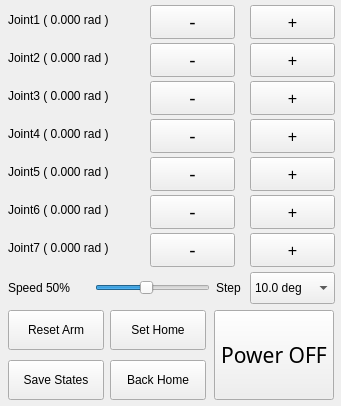
<?xml version="1.0" encoding="UTF-8"?>
<ui version="4.0">
 <class>Form</class>
 <widget class="QWidget" name="Form">
  <property name="geometry">
   <rect>
    <x>0</x>
    <y>0</y>
    <width>341</width>
    <height>406</height>
   </rect>
  </property>
  <property name="minimumSize">
   <size>
    <width>324</width>
    <height>356</height>
   </size>
  </property>
  <property name="maximumSize">
   <size>
    <width>500</width>
    <height>500</height>
   </size>
  </property>
  <property name="cursor">
   <cursorShape>ArrowCursor</cursorShape>
  </property>
  <property name="windowTitle">
   <string>Mantra HMI</string>
  </property>
  <property name="autoFillBackground">
   <bool>false</bool>
  </property>
  <widget class="QPushButton" name="pushButton7_2">
   <property name="geometry">
    <rect>
     <x>250</x>
     <y>233</y>
     <width>85</width>
     <height>34</height>
    </rect>
   </property>
   <property name="font">
    <font>
     <family>Ubuntu</family>
     <pointsize>12</pointsize>
     <weight>50</weight>
     <italic>false</italic>
     <bold>false</bold>
    </font>
   </property>
   <property name="cursor">
    <cursorShape>PointingHandCursor</cursorShape>
   </property>
   <property name="text">
    <string>+</string>
   </property>
  </widget>
  <widget class="QPushButton" name="pushButton2_2">
   <property name="geometry">
    <rect>
     <x>250</x>
     <y>43</y>
     <width>85</width>
     <height>34</height>
    </rect>
   </property>
   <property name="font">
    <font>
     <family>Ubuntu</family>
     <pointsize>12</pointsize>
     <weight>50</weight>
     <italic>false</italic>
     <bold>false</bold>
    </font>
   </property>
   <property name="cursor">
    <cursorShape>PointingHandCursor</cursorShape>
   </property>
   <property name="text">
    <string>+</string>
   </property>
  </widget>
  <widget class="QLabel" name="label_6">
   <property name="geometry">
    <rect>
     <x>8</x>
     <y>194</y>
     <width>130</width>
     <height>32</height>
    </rect>
   </property>
   <property name="text">
    <string>Joint6 ( 0.000 rad )</string>
   </property>
  </widget>
  <widget class="QPushButton" name="pushButton1_1">
   <property name="geometry">
    <rect>
     <x>150</x>
     <y>5</y>
     <width>85</width>
     <height>34</height>
    </rect>
   </property>
   <property name="font">
    <font>
     <family>Ubuntu</family>
     <pointsize>14</pointsize>
     <weight>50</weight>
     <italic>false</italic>
     <bold>false</bold>
    </font>
   </property>
   <property name="cursor">
    <cursorShape>PointingHandCursor</cursorShape>
   </property>
   <property name="text">
    <string>-</string>
   </property>
  </widget>
  <widget class="QPushButton" name="pushButton3_1">
   <property name="geometry">
    <rect>
     <x>150</x>
     <y>81</y>
     <width>85</width>
     <height>34</height>
    </rect>
   </property>
   <property name="font">
    <font>
     <family>Ubuntu</family>
     <pointsize>14</pointsize>
     <weight>50</weight>
     <italic>false</italic>
     <bold>false</bold>
    </font>
   </property>
   <property name="cursor">
    <cursorShape>PointingHandCursor</cursorShape>
   </property>
   <property name="text">
    <string>-</string>
   </property>
  </widget>
  <widget class="QPushButton" name="pushButton6_2">
   <property name="geometry">
    <rect>
     <x>250</x>
     <y>195</y>
     <width>85</width>
     <height>34</height>
    </rect>
   </property>
   <property name="font">
    <font>
     <family>Ubuntu</family>
     <pointsize>12</pointsize>
     <weight>50</weight>
     <italic>false</italic>
     <bold>false</bold>
    </font>
   </property>
   <property name="cursor">
    <cursorShape>PointingHandCursor</cursorShape>
   </property>
   <property name="text">
    <string>+</string>
   </property>
  </widget>
  <widget class="QPushButton" name="pushButton2_1">
   <property name="geometry">
    <rect>
     <x>150</x>
     <y>43</y>
     <width>85</width>
     <height>34</height>
    </rect>
   </property>
   <property name="font">
    <font>
     <family>Ubuntu</family>
     <pointsize>14</pointsize>
     <weight>50</weight>
     <italic>false</italic>
     <bold>false</bold>
    </font>
   </property>
   <property name="cursor">
    <cursorShape>PointingHandCursor</cursorShape>
   </property>
   <property name="text">
    <string>-</string>
   </property>
  </widget>
  <widget class="QPushButton" name="pushButton7_1">
   <property name="geometry">
    <rect>
     <x>150</x>
     <y>233</y>
     <width>85</width>
     <height>34</height>
    </rect>
   </property>
   <property name="font">
    <font>
     <family>Ubuntu</family>
     <pointsize>14</pointsize>
     <weight>50</weight>
     <italic>false</italic>
     <bold>false</bold>
    </font>
   </property>
   <property name="cursor">
    <cursorShape>PointingHandCursor</cursorShape>
   </property>
   <property name="text">
    <string>-</string>
   </property>
  </widget>
  <widget class="QLabel" name="label_5">
   <property name="geometry">
    <rect>
     <x>8</x>
     <y>156</y>
     <width>130</width>
     <height>32</height>
    </rect>
   </property>
   <property name="text">
    <string>Joint5 ( 0.000 rad )</string>
   </property>
  </widget>
  <widget class="QLabel" name="label_2">
   <property name="geometry">
    <rect>
     <x>8</x>
     <y>42</y>
     <width>130</width>
     <height>32</height>
    </rect>
   </property>
   <property name="text">
    <string>Joint2 ( 0.000 rad )</string>
   </property>
  </widget>
  <widget class="QPushButton" name="pushButton3_2">
   <property name="geometry">
    <rect>
     <x>250</x>
     <y>81</y>
     <width>85</width>
     <height>34</height>
    </rect>
   </property>
   <property name="font">
    <font>
     <family>Ubuntu</family>
     <pointsize>12</pointsize>
     <weight>50</weight>
     <italic>false</italic>
     <bold>false</bold>
    </font>
   </property>
   <property name="cursor">
    <cursorShape>PointingHandCursor</cursorShape>
   </property>
   <property name="text">
    <string>+</string>
   </property>
  </widget>
  <widget class="QLabel" name="label_4">
   <property name="geometry">
    <rect>
     <x>8</x>
     <y>118</y>
     <width>130</width>
     <height>32</height>
    </rect>
   </property>
   <property name="text">
    <string>Joint4 ( 0.000 rad )</string>
   </property>
  </widget>
  <widget class="QLabel" name="label_1">
   <property name="geometry">
    <rect>
     <x>8</x>
     <y>4</y>
     <width>130</width>
     <height>32</height>
    </rect>
   </property>
   <property name="text">
    <string>Joint1 ( 0.000 rad )</string>
   </property>
  </widget>
  <widget class="QPushButton" name="pushButton6_1">
   <property name="geometry">
    <rect>
     <x>150</x>
     <y>195</y>
     <width>85</width>
     <height>34</height>
    </rect>
   </property>
   <property name="font">
    <font>
     <family>Ubuntu</family>
     <pointsize>14</pointsize>
     <weight>50</weight>
     <italic>false</italic>
     <bold>false</bold>
    </font>
   </property>
   <property name="cursor">
    <cursorShape>PointingHandCursor</cursorShape>
   </property>
   <property name="text">
    <string>-</string>
   </property>
  </widget>
  <widget class="QPushButton" name="pushButton5_2">
   <property name="geometry">
    <rect>
     <x>250</x>
     <y>157</y>
     <width>85</width>
     <height>34</height>
    </rect>
   </property>
   <property name="font">
    <font>
     <family>Ubuntu</family>
     <pointsize>12</pointsize>
     <weight>50</weight>
     <italic>false</italic>
     <bold>false</bold>
    </font>
   </property>
   <property name="cursor">
    <cursorShape>PointingHandCursor</cursorShape>
   </property>
   <property name="text">
    <string>+</string>
   </property>
  </widget>
  <widget class="QPushButton" name="pushButton4_2">
   <property name="geometry">
    <rect>
     <x>250</x>
     <y>119</y>
     <width>85</width>
     <height>34</height>
    </rect>
   </property>
   <property name="font">
    <font>
     <family>Ubuntu</family>
     <pointsize>12</pointsize>
     <weight>50</weight>
     <italic>false</italic>
     <bold>false</bold>
    </font>
   </property>
   <property name="cursor">
    <cursorShape>PointingHandCursor</cursorShape>
   </property>
   <property name="text">
    <string>+</string>
   </property>
  </widget>
  <widget class="QLabel" name="label_3">
   <property name="geometry">
    <rect>
     <x>8</x>
     <y>80</y>
     <width>130</width>
     <height>32</height>
    </rect>
   </property>
   <property name="text">
    <string>Joint3 ( 0.000 rad )</string>
   </property>
  </widget>
  <widget class="QPushButton" name="pushButton5_1">
   <property name="geometry">
    <rect>
     <x>150</x>
     <y>157</y>
     <width>85</width>
     <height>34</height>
    </rect>
   </property>
   <property name="font">
    <font>
     <family>Ubuntu</family>
     <pointsize>14</pointsize>
     <weight>50</weight>
     <italic>false</italic>
     <bold>false</bold>
    </font>
   </property>
   <property name="cursor">
    <cursorShape>PointingHandCursor</cursorShape>
   </property>
   <property name="text">
    <string>-</string>
   </property>
  </widget>
  <widget class="QPushButton" name="pushButton1_2">
   <property name="geometry">
    <rect>
     <x>250</x>
     <y>5</y>
     <width>85</width>
     <height>34</height>
    </rect>
   </property>
   <property name="font">
    <font>
     <family>Ubuntu</family>
     <pointsize>12</pointsize>
     <weight>50</weight>
     <italic>false</italic>
     <bold>false</bold>
    </font>
   </property>
   <property name="cursor">
    <cursorShape>PointingHandCursor</cursorShape>
   </property>
   <property name="text">
    <string>+</string>
   </property>
  </widget>
  <widget class="QLabel" name="label_7">
   <property name="geometry">
    <rect>
     <x>8</x>
     <y>232</y>
     <width>130</width>
     <height>32</height>
    </rect>
   </property>
   <property name="text">
    <string>Joint7 ( 0.000 rad )</string>
   </property>
  </widget>
  <widget class="QPushButton" name="pushButton4_1">
   <property name="geometry">
    <rect>
     <x>150</x>
     <y>119</y>
     <width>85</width>
     <height>34</height>
    </rect>
   </property>
   <property name="font">
    <font>
     <family>Ubuntu</family>
     <pointsize>14</pointsize>
     <weight>50</weight>
     <italic>false</italic>
     <bold>false</bold>
    </font>
   </property>
   <property name="cursor">
    <cursorShape>PointingHandCursor</cursorShape>
   </property>
   <property name="text">
    <string>-</string>
   </property>
  </widget>
  <widget class="QPushButton" name="saveButton">
   <property name="geometry">
    <rect>
     <x>8</x>
     <y>360</y>
     <width>96</width>
     <height>40</height>
    </rect>
   </property>
   <property name="minimumSize">
    <size>
     <width>96</width>
     <height>30</height>
    </size>
   </property>
   <property name="maximumSize">
    <size>
     <width>120</width>
     <height>120</height>
    </size>
   </property>
   <property name="cursor">
    <cursorShape>PointingHandCursor</cursorShape>
   </property>
   <property name="text">
    <string>Save States</string>
   </property>
  </widget>
  <widget class="QPushButton" name="powerButton">
   <property name="geometry">
    <rect>
     <x>214</x>
     <y>310</y>
     <width>120</width>
     <height>90</height>
    </rect>
   </property>
   <property name="minimumSize">
    <size>
     <width>30</width>
     <height>30</height>
    </size>
   </property>
   <property name="maximumSize">
    <size>
     <width>200</width>
     <height>200</height>
    </size>
   </property>
   <property name="font">
    <font>
     <family>Ubuntu Mono</family>
     <pointsize>16</pointsize>
     <weight>50</weight>
     <italic>false</italic>
     <bold>false</bold>
    </font>
   </property>
   <property name="cursor">
    <cursorShape>PointingHandCursor</cursorShape>
   </property>
   <property name="text">
    <string>Power OFF</string>
   </property>
  </widget>
  <widget class="QPushButton" name="resetButton">
   <property name="geometry">
    <rect>
     <x>8</x>
     <y>310</y>
     <width>96</width>
     <height>40</height>
    </rect>
   </property>
   <property name="minimumSize">
    <size>
     <width>96</width>
     <height>30</height>
    </size>
   </property>
   <property name="maximumSize">
    <size>
     <width>120</width>
     <height>120</height>
    </size>
   </property>
   <property name="cursor">
    <cursorShape>PointingHandCursor</cursorShape>
   </property>
   <property name="text">
    <string>Reset Arm</string>
   </property>
  </widget>
  <widget class="QSlider" name="horizontalSlider">
   <property name="geometry">
    <rect>
     <x>95</x>
     <y>272</y>
     <width>115</width>
     <height>32</height>
    </rect>
   </property>
   <property name="cursor">
    <cursorShape>PointingHandCursor</cursorShape>
   </property>
   <property name="focusPolicy">
    <enum>Qt::StrongFocus</enum>
   </property>
   <property name="autoFillBackground">
    <bool>false</bool>
   </property>
   <property name="minimum">
    <number>10</number>
   </property>
   <property name="maximum">
    <number>100</number>
   </property>
   <property name="value">
    <number>50</number>
   </property>
   <property name="sliderPosition">
    <number>50</number>
   </property>
   <property name="orientation">
    <enum>Qt::Horizontal</enum>
   </property>
   <property name="tickPosition">
    <enum>QSlider::NoTicks</enum>
   </property>
   <property name="tickInterval">
    <number>8</number>
   </property>
  </widget>
  <widget class="QLabel" name="label_8">
   <property name="geometry">
    <rect>
     <x>8</x>
     <y>272</y>
     <width>91</width>
     <height>32</height>
    </rect>
   </property>
   <property name="text">
    <string>Speed 50%</string>
   </property>
  </widget>
  <widget class="QComboBox" name="comboBox">
   <property name="geometry">
    <rect>
     <x>250</x>
     <y>272</y>
     <width>85</width>
     <height>32</height>
    </rect>
   </property>
   <property name="currentIndex">
    <number>3</number>
   </property>
   <item>
    <property name="text">
     <string>90.0 deg</string>
    </property>
   </item>
   <item>
    <property name="text">
     <string>60.0 deg</string>
    </property>
   </item>
   <item>
    <property name="text">
     <string>30.0 deg</string>
    </property>
   </item>
   <item>
    <property name="text">
     <string>10.0 deg</string>
    </property>
   </item>
   <item>
    <property name="text">
     <string>5.00 deg</string>
    </property>
   </item>
   <item>
    <property name="text">
     <string>1.00 deg</string>
    </property>
   </item>
   <item>
    <property name="text">
     <string>0.50 deg</string>
    </property>
   </item>
   <item>
    <property name="text">
     <string>0.25 deg</string>
    </property>
   </item>
   <item>
    <property name="text">
     <string>0.10 deg</string>
    </property>
   </item>
   <item>
    <property name="text">
     <string>0.05 deg</string>
    </property>
   </item>
   <item>
    <property name="text">
     <string>1.60 rad</string>
    </property>
   </item>
   <item>
    <property name="text">
     <string>0.80 rad</string>
    </property>
   </item>
   <item>
    <property name="text">
     <string>0.40 rad</string>
    </property>
   </item>
   <item>
    <property name="text">
     <string>0.20 rad</string>
    </property>
   </item>
   <item>
    <property name="text">
     <string>0.10 rad</string>
    </property>
   </item>
   <item>
    <property name="text">
     <string>0.05 rad</string>
    </property>
   </item>
   <item>
    <property name="text">
     <string>0.02 rad</string>
    </property>
   </item>
   <item>
    <property name="text">
     <string>0.01 rad</string>
    </property>
   </item>
  </widget>
  <widget class="QLabel" name="label_9">
   <property name="geometry">
    <rect>
     <x>216</x>
     <y>272</y>
     <width>31</width>
     <height>32</height>
    </rect>
   </property>
   <property name="text">
    <string>Step</string>
   </property>
  </widget>
  <widget class="QPushButton" name="setHomeButton">
   <property name="geometry">
    <rect>
     <x>110</x>
     <y>310</y>
     <width>96</width>
     <height>40</height>
    </rect>
   </property>
   <property name="minimumSize">
    <size>
     <width>96</width>
     <height>30</height>
    </size>
   </property>
   <property name="maximumSize">
    <size>
     <width>120</width>
     <height>120</height>
    </size>
   </property>
   <property name="cursor">
    <cursorShape>PointingHandCursor</cursorShape>
   </property>
   <property name="text">
    <string>Set Home</string>
   </property>
  </widget>
  <widget class="QPushButton" name="backHomeButton">
   <property name="geometry">
    <rect>
     <x>110</x>
     <y>360</y>
     <width>96</width>
     <height>40</height>
    </rect>
   </property>
   <property name="minimumSize">
    <size>
     <width>96</width>
     <height>30</height>
    </size>
   </property>
   <property name="maximumSize">
    <size>
     <width>120</width>
     <height>120</height>
    </size>
   </property>
   <property name="cursor">
    <cursorShape>PointingHandCursor</cursorShape>
   </property>
   <property name="text">
    <string>Back Home</string>
   </property>
  </widget>
 </widget>
 <tabstops>
  <tabstop>pushButton1_1</tabstop>
  <tabstop>pushButton1_2</tabstop>
  <tabstop>pushButton2_1</tabstop>
  <tabstop>pushButton2_2</tabstop>
  <tabstop>pushButton3_1</tabstop>
  <tabstop>pushButton3_2</tabstop>
  <tabstop>pushButton4_1</tabstop>
  <tabstop>pushButton4_2</tabstop>
  <tabstop>pushButton5_1</tabstop>
  <tabstop>pushButton5_2</tabstop>
  <tabstop>pushButton6_1</tabstop>
  <tabstop>pushButton6_2</tabstop>
  <tabstop>pushButton7_1</tabstop>
  <tabstop>pushButton7_2</tabstop>
 </tabstops>
 <resources/>
 <connections>
  <connection>
   <sender>pushButton1_1</sender>
   <signal>pressed()</signal>
   <receiver>Form</receiver>
   <slot>joint1_minus()</slot>
   <hints>
    <hint type="sourcelabel">
     <x>261</x>
     <y>27</y>
    </hint>
    <hint type="destinationlabel">
     <x>158</x>
     <y>0</y>
    </hint>
   </hints>
  </connection>
  <connection>
   <sender>pushButton1_2</sender>
   <signal>pressed()</signal>
   <receiver>Form</receiver>
   <slot>joint1_plus()</slot>
   <hints>
    <hint type="sourcelabel">
     <x>352</x>
     <y>24</y>
    </hint>
    <hint type="destinationlabel">
     <x>247</x>
     <y>0</y>
    </hint>
   </hints>
  </connection>
  <connection>
   <sender>powerButton</sender>
   <signal>pressed()</signal>
   <receiver>Form</receiver>
   <slot>power()</slot>
   <hints>
    <hint type="sourcelabel">
     <x>303</x>
     <y>335</y>
    </hint>
    <hint type="destinationlabel">
     <x>222</x>
     <y>0</y>
    </hint>
   </hints>
  </connection>
  <connection>
   <sender>pushButton2_1</sender>
   <signal>pressed()</signal>
   <receiver>Form</receiver>
   <slot>joint2_minus()</slot>
   <hints>
    <hint type="sourcelabel">
     <x>289</x>
     <y>64</y>
    </hint>
    <hint type="destinationlabel">
     <x>191</x>
     <y>0</y>
    </hint>
   </hints>
  </connection>
  <connection>
   <sender>pushButton2_2</sender>
   <signal>pressed()</signal>
   <receiver>Form</receiver>
   <slot>joint2_plus()</slot>
   <hints>
    <hint type="sourcelabel">
     <x>383</x>
     <y>56</y>
    </hint>
    <hint type="destinationlabel">
     <x>284</x>
     <y>0</y>
    </hint>
   </hints>
  </connection>
  <connection>
   <sender>pushButton3_1</sender>
   <signal>pressed()</signal>
   <receiver>Form</receiver>
   <slot>joint3_minus()</slot>
   <hints>
    <hint type="sourcelabel">
     <x>251</x>
     <y>101</y>
    </hint>
    <hint type="destinationlabel">
     <x>130</x>
     <y>82</y>
    </hint>
   </hints>
  </connection>
  <connection>
   <sender>pushButton3_2</sender>
   <signal>pressed()</signal>
   <receiver>Form</receiver>
   <slot>joint3_plus()</slot>
   <hints>
    <hint type="sourcelabel">
     <x>346</x>
     <y>105</y>
    </hint>
    <hint type="destinationlabel">
     <x>129</x>
     <y>116</y>
    </hint>
   </hints>
  </connection>
  <connection>
   <sender>pushButton4_1</sender>
   <signal>pressed()</signal>
   <receiver>Form</receiver>
   <slot>joint4_minus()</slot>
   <hints>
    <hint type="sourcelabel">
     <x>285</x>
     <y>136</y>
    </hint>
    <hint type="destinationlabel">
     <x>45</x>
     <y>152</y>
    </hint>
   </hints>
  </connection>
  <connection>
   <sender>pushButton4_2</sender>
   <signal>pressed()</signal>
   <receiver>Form</receiver>
   <slot>joint4_plus()</slot>
   <hints>
    <hint type="sourcelabel">
     <x>345</x>
     <y>140</y>
    </hint>
    <hint type="destinationlabel">
     <x>320</x>
     <y>140</y>
    </hint>
   </hints>
  </connection>
  <connection>
   <sender>pushButton5_1</sender>
   <signal>pressed()</signal>
   <receiver>Form</receiver>
   <slot>joint5_minus()</slot>
   <hints>
    <hint type="sourcelabel">
     <x>280</x>
     <y>176</y>
    </hint>
    <hint type="destinationlabel">
     <x>131</x>
     <y>192</y>
    </hint>
   </hints>
  </connection>
  <connection>
   <sender>pushButton5_2</sender>
   <signal>pressed()</signal>
   <receiver>Form</receiver>
   <slot>joint5_plus()</slot>
   <hints>
    <hint type="sourcelabel">
     <x>379</x>
     <y>178</y>
    </hint>
    <hint type="destinationlabel">
     <x>320</x>
     <y>182</y>
    </hint>
   </hints>
  </connection>
  <connection>
   <sender>pushButton6_1</sender>
   <signal>pressed()</signal>
   <receiver>Form</receiver>
   <slot>joint6_minus()</slot>
   <hints>
    <hint type="sourcelabel">
     <x>289</x>
     <y>222</y>
    </hint>
    <hint type="destinationlabel">
     <x>72</x>
     <y>229</y>
    </hint>
   </hints>
  </connection>
  <connection>
   <sender>pushButton6_2</sender>
   <signal>pressed()</signal>
   <receiver>Form</receiver>
   <slot>joint6_plus()</slot>
   <hints>
    <hint type="sourcelabel">
     <x>380</x>
     <y>211</y>
    </hint>
    <hint type="destinationlabel">
     <x>319</x>
     <y>218</y>
    </hint>
   </hints>
  </connection>
  <connection>
   <sender>pushButton7_1</sender>
   <signal>pressed()</signal>
   <receiver>Form</receiver>
   <slot>joint7_minus()</slot>
   <hints>
    <hint type="sourcelabel">
     <x>286</x>
     <y>248</y>
    </hint>
    <hint type="destinationlabel">
     <x>172</x>
     <y>290</y>
    </hint>
   </hints>
  </connection>
  <connection>
   <sender>pushButton7_2</sender>
   <signal>pressed()</signal>
   <receiver>Form</receiver>
   <slot>joint7_plus()</slot>
   <hints>
    <hint type="sourcelabel">
     <x>379</x>
     <y>254</y>
    </hint>
    <hint type="destinationlabel">
     <x>311</x>
     <y>287</y>
    </hint>
   </hints>
  </connection>
  <connection>
   <sender>saveButton</sender>
   <signal>pressed()</signal>
   <receiver>Form</receiver>
   <slot>save_state()</slot>
   <hints>
    <hint type="sourcelabel">
     <x>44</x>
     <y>320</y>
    </hint>
    <hint type="destinationlabel">
     <x>93</x>
     <y>267</y>
    </hint>
   </hints>
  </connection>
  <connection>
   <sender>pushButton1_1</sender>
   <signal>released()</signal>
   <receiver>Form</receiver>
   <slot>joint1_minus_done()</slot>
   <hints>
    <hint type="sourcelabel">
     <x>243</x>
     <y>26</y>
    </hint>
    <hint type="destinationlabel">
     <x>10</x>
     <y>0</y>
    </hint>
   </hints>
  </connection>
  <connection>
   <sender>pushButton1_2</sender>
   <signal>released()</signal>
   <receiver>Form</receiver>
   <slot>joint1_plus_done()</slot>
   <hints>
    <hint type="sourcelabel">
     <x>401</x>
     <y>21</y>
    </hint>
    <hint type="destinationlabel">
     <x>321</x>
     <y>0</y>
    </hint>
   </hints>
  </connection>
  <connection>
   <sender>pushButton2_1</sender>
   <signal>released()</signal>
   <receiver>Form</receiver>
   <slot>joint2_minus_done()</slot>
   <hints>
    <hint type="sourcelabel">
     <x>306</x>
     <y>58</y>
    </hint>
    <hint type="destinationlabel">
     <x>7</x>
     <y>38</y>
    </hint>
   </hints>
  </connection>
  <connection>
   <sender>pushButton2_2</sender>
   <signal>released()</signal>
   <receiver>Form</receiver>
   <slot>joint2_plus_done()</slot>
   <hints>
    <hint type="sourcelabel">
     <x>366</x>
     <y>57</y>
    </hint>
    <hint type="destinationlabel">
     <x>5</x>
     <y>78</y>
    </hint>
   </hints>
  </connection>
  <connection>
   <sender>pushButton3_1</sender>
   <signal>released()</signal>
   <receiver>Form</receiver>
   <slot>joint3_minus_done()</slot>
   <hints>
    <hint type="sourcelabel">
     <x>277</x>
     <y>101</y>
    </hint>
    <hint type="destinationlabel">
     <x>4</x>
     <y>114</y>
    </hint>
   </hints>
  </connection>
  <connection>
   <sender>pushButton3_2</sender>
   <signal>released()</signal>
   <receiver>Form</receiver>
   <slot>joint3_plus_done()</slot>
   <hints>
    <hint type="sourcelabel">
     <x>407</x>
     <y>100</y>
    </hint>
    <hint type="destinationlabel">
     <x>321</x>
     <y>100</y>
    </hint>
   </hints>
  </connection>
  <connection>
   <sender>pushButton4_1</sender>
   <signal>released()</signal>
   <receiver>Form</receiver>
   <slot>joint4_minus_done()</slot>
   <hints>
    <hint type="sourcelabel">
     <x>312</x>
     <y>134</y>
    </hint>
    <hint type="destinationlabel">
     <x>125</x>
     <y>151</y>
    </hint>
   </hints>
  </connection>
  <connection>
   <sender>pushButton4_2</sender>
   <signal>released()</signal>
   <receiver>Form</receiver>
   <slot>joint4_plus_done()</slot>
   <hints>
    <hint type="sourcelabel">
     <x>389</x>
     <y>127</y>
    </hint>
    <hint type="destinationlabel">
     <x>320</x>
     <y>158</y>
    </hint>
   </hints>
  </connection>
  <connection>
   <sender>pushButton5_1</sender>
   <signal>released()</signal>
   <receiver>Form</receiver>
   <slot>joint5_minus_done()</slot>
   <hints>
    <hint type="sourcelabel">
     <x>313</x>
     <y>171</y>
    </hint>
    <hint type="destinationlabel">
     <x>118</x>
     <y>190</y>
    </hint>
   </hints>
  </connection>
  <connection>
   <sender>pushButton5_2</sender>
   <signal>released()</signal>
   <receiver>Form</receiver>
   <slot>joint5_plus_done()</slot>
   <hints>
    <hint type="sourcelabel">
     <x>402</x>
     <y>165</y>
    </hint>
    <hint type="destinationlabel">
     <x>321</x>
     <y>196</y>
    </hint>
   </hints>
  </connection>
  <connection>
   <sender>pushButton6_1</sender>
   <signal>released()</signal>
   <receiver>Form</receiver>
   <slot>joint6_minus_done()</slot>
   <hints>
    <hint type="sourcelabel">
     <x>253</x>
     <y>205</y>
    </hint>
    <hint type="destinationlabel">
     <x>130</x>
     <y>197</y>
    </hint>
   </hints>
  </connection>
  <connection>
   <sender>pushButton6_2</sender>
   <signal>released()</signal>
   <receiver>Form</receiver>
   <slot>joint6_plus_done()</slot>
   <hints>
    <hint type="sourcelabel">
     <x>371</x>
     <y>203</y>
    </hint>
    <hint type="destinationlabel">
     <x>320</x>
     <y>232</y>
    </hint>
   </hints>
  </connection>
  <connection>
   <sender>pushButton7_1</sender>
   <signal>released()</signal>
   <receiver>Form</receiver>
   <slot>joint7_minus_done()</slot>
   <hints>
    <hint type="sourcelabel">
     <x>308</x>
     <y>250</y>
    </hint>
    <hint type="destinationlabel">
     <x>35</x>
     <y>268</y>
    </hint>
   </hints>
  </connection>
  <connection>
   <sender>pushButton7_2</sender>
   <signal>released()</signal>
   <receiver>Form</receiver>
   <slot>joint7_plus_done()</slot>
   <hints>
    <hint type="sourcelabel">
     <x>338</x>
     <y>247</y>
    </hint>
    <hint type="destinationlabel">
     <x>317</x>
     <y>271</y>
    </hint>
   </hints>
  </connection>
  <connection>
   <sender>horizontalSlider</sender>
   <signal>valueChanged(int)</signal>
   <receiver>Form</receiver>
   <slot>slide_moved()</slot>
   <hints>
    <hint type="sourcelabel">
     <x>225</x>
     <y>288</y>
    </hint>
    <hint type="destinationlabel">
     <x>216</x>
     <y>308</y>
    </hint>
   </hints>
  </connection>
  <connection>
   <sender>resetButton</sender>
   <signal>pressed()</signal>
   <receiver>Form</receiver>
   <slot>reset_arm()</slot>
   <hints>
    <hint type="sourcelabel">
     <x>162</x>
     <y>327</y>
    </hint>
    <hint type="destinationlabel">
     <x>321</x>
     <y>342</y>
    </hint>
   </hints>
  </connection>
  <connection>
   <sender>comboBox</sender>
   <signal>currentIndexChanged(int)</signal>
   <receiver>Form</receiver>
   <slot>selectionchange()</slot>
   <hints>
    <hint type="sourcelabel">
     <x>381</x>
     <y>300</y>
    </hint>
    <hint type="destinationlabel">
     <x>331</x>
     <y>300</y>
    </hint>
   </hints>
  </connection>
  <connection>
   <sender>setHomeButton</sender>
   <signal>pressed()</signal>
   <receiver>Form</receiver>
   <slot>set_home()</slot>
   <hints>
    <hint type="sourcelabel">
     <x>156</x>
     <y>376</y>
    </hint>
    <hint type="destinationlabel">
     <x>205</x>
     <y>381</y>
    </hint>
   </hints>
  </connection>
  <connection>
   <sender>backHomeButton</sender>
   <signal>pressed()</signal>
   <receiver>Form</receiver>
   <slot>back_home()</slot>
   <hints>
    <hint type="sourcelabel">
     <x>97</x>
     <y>380</y>
    </hint>
    <hint type="destinationlabel">
     <x>326</x>
     <y>381</y>
    </hint>
   </hints>
  </connection>
 </connections>
 <slots>
  <slot>joint1_minus()</slot>
  <slot>joint1_plus()</slot>
  <slot>joint2_minus()</slot>
  <slot>joint2_plus()</slot>
  <slot>joint3_minus()</slot>
  <slot>joint3_plus()</slot>
  <slot>joint4_minus()</slot>
  <slot>joint4_plus()</slot>
  <slot>joint5_minus()</slot>
  <slot>joint5_plus()</slot>
  <slot>joint6_minus()</slot>
  <slot>joint6_plus()</slot>
  <slot>joint7_minus()</slot>
  <slot>joint7_plus()</slot>
  <slot>save_state()</slot>
  <slot>joint1_minus_done()</slot>
  <slot>joint2_minus_done()</slot>
  <slot>joint3_minus_done()</slot>
  <slot>joint4_minus_done()</slot>
  <slot>joint5_minus_done()</slot>
  <slot>joint6_minus_done()</slot>
  <slot>joint7_minus_done()</slot>
  <slot>joint1_plus_done()</slot>
  <slot>joint2_plus_done()</slot>
  <slot>joint3_plus_done()</slot>
  <slot>joint4_plus_done()</slot>
  <slot>joint5_plus_done()</slot>
  <slot>joint6_plus_done()</slot>
  <slot>joint7_plus_done()</slot>
  <slot>slide_moved()</slot>
  <slot>selectionchange()</slot>
  <slot>power()</slot>
  <slot>set_home()</slot>
  <slot>back_home()</slot>
  <slot>reset_arm()</slot>
 </slots>
</ui>
